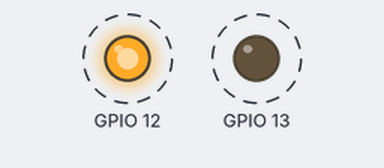
Bench run of a program on a simulated ESP32-C3. Parts: output pins drawn as LEDs (lit = HIGH). Dashed ring = blinking.

Above: at 0.5 s.
Timing chart, 0 to 4.6 s (numbered marks = the images above):
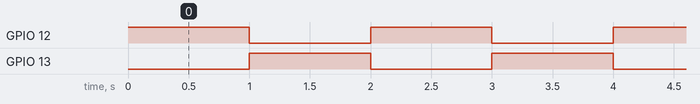

The program:

main.cpp
```cpp
// (licence header left out)
#include <Arduino.h>

void setup() {
  // put your setup code here, to run once:
  //设置引脚12和13为输出模式
  pinMode(12, OUTPUT);
  pinMode(13, OUTPUT);
}


void loop() {
  // put your main code here, to run repeatedly:
  //让引脚12和13的led闪烁
  digitalWrite(12, HIGH);
  digitalWrite(13, LOW);
  delay(1000);
  digitalWrite(12, LOW);
  digitalWrite(13, HIGH);
  delay(1000);

}
```

Measured:
- by itself, GPIO 12, GPIO 13: alternates HIGH for 1.0 s and LOW for 1.0 s
